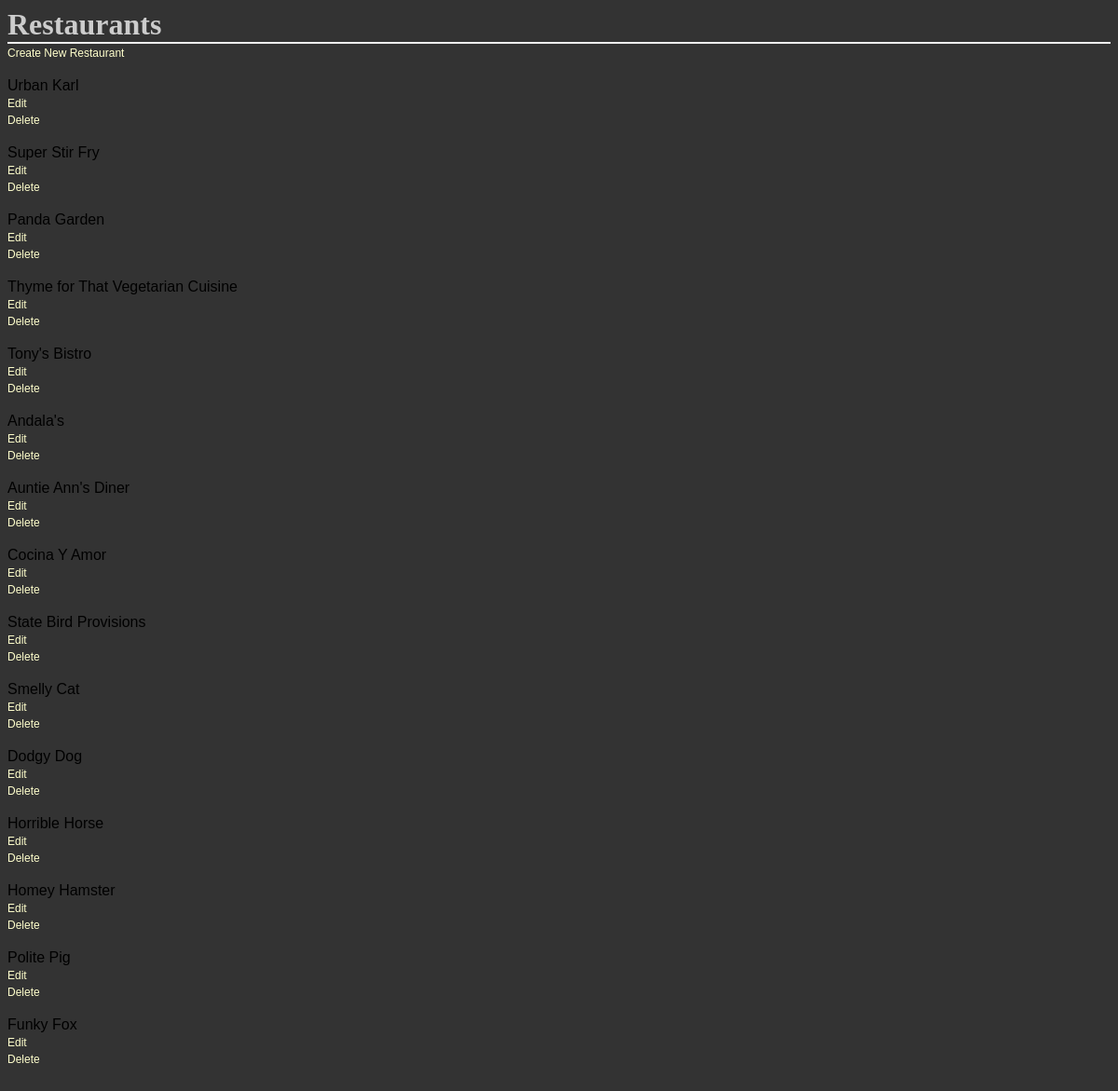
The app's page /restaurants with its own data.
### database_setup.py (models this page shows, shortened)
class Restaurant(Base):
    __tablename__ = 'restaurant'
    id = Column(Integer, primary_key=True)
    name = Column(String(80), nullable=False)

### final_project.py (the view)
@app.route('/')
@app.route('/restaurants')
def show_restaurants():
    restaurants = session.query(Restaurant).all()
    if not restaurants:
        flash("You have no restaurants! Go create some!")
    return render_template('restaurants.html', restaurants=restaurants)

### templates/restaurants.html (shortened to what this page needs)
<!DOCTYPE html>
<html>
    <head>
        <link rel="stylesheet" type="text/css" href="{{url_for('static', filename='styles.css')}}">
    </head>
    <body>
        <h1>Restaurants</h1>
        <a href = '{{url_for('new_restaurant') }}'> Create New Restaurant</a>
        <br>
        <br>
        {% if restaurants %}
            {% for r in restaurants %}
                {{r.name}}
                <br>
                <a href="{{url_for('edit_restaurant', restaurant_id=r.id)}}">Edit</a>
                <br>
                <a href="{{url_for('delete_restaurant', restaurant_id=r.id)}}">Delete</a>
                <br>
                <br>
            {% endfor %}
        {% endif %}
    </body>
</html>

### static/styles.css (style rules this page uses)
body { font-family: sans-serif; background-color: #333333; background-image: url('https://cloud.githubusercontent.com/assets/9041401/6119508/7cbced14-b07e-11e4-9dbd-f01488203879.jpg') }
h1, h2, h3, h4 { color: #CCCCCC; }
h1, h2 { font-family: 'Georgia', serif; margin: 0; }
h1 { border-bottom: 2px solid #eee; }
a { text-decoration: none; color:#FFFFCC; font-size: .75em; }

### records on screen
Restaurant: name "Urban Karl"
Restaurant: name "Super Stir Fry"
Restaurant: name "Panda Garden"
Restaurant: name "Thyme for That Vegetarian Cuisine"
Restaurant: name "Tony's Bistro"
Restaurant: name "Andala's"
Restaurant: name "Auntie Ann's Diner"
Restaurant: name "Cocina Y Amor"
Restaurant: name "State Bird Provisions"
Restaurant: name "Smelly Cat"
Restaurant: name "Dodgy Dog"
Restaurant: name "Horrible Horse"
Restaurant: name "Homey Hamster"
Restaurant: name "Polite Pig"
Restaurant: name "Funky Fox"
